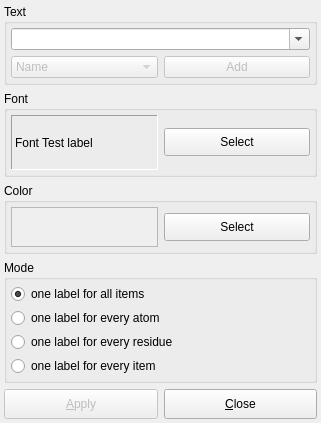
<?xml version="1.0" encoding="UTF-8"?>
<ui version="4.0">
 <class>LabelDialogData</class>
 <widget class="QDialog" name="LabelDialogData">
  <property name="geometry">
   <rect>
    <x>0</x>
    <y>0</y>
    <width>321</width>
    <height>423</height>
   </rect>
  </property>
  <property name="sizePolicy">
   <sizepolicy hsizetype="MinimumExpanding" vsizetype="MinimumExpanding">
    <horstretch>0</horstretch>
    <verstretch>0</verstretch>
   </sizepolicy>
  </property>
  <property name="minimumSize">
   <size>
    <width>0</width>
    <height>0</height>
   </size>
  </property>
  <property name="maximumSize">
   <size>
    <width>32767</width>
    <height>3000</height>
   </size>
  </property>
  <property name="windowTitle">
   <string>Create label</string>
  </property>
  <property name="sizeGripEnabled">
   <bool>false</bool>
  </property>
  <layout class="QGridLayout">
   <property name="leftMargin">
    <number>4</number>
   </property>
   <property name="topMargin">
    <number>4</number>
   </property>
   <property name="rightMargin">
    <number>4</number>
   </property>
   <property name="bottomMargin">
    <number>4</number>
   </property>
   <property name="spacing">
    <number>6</number>
   </property>
   <item row="3" column="0" colspan="2">
    <widget class="QGroupBox" name="mode_group">
     <property name="title">
      <string>Mode</string>
     </property>
     <layout class="QGridLayout">
      <property name="leftMargin">
       <number>4</number>
      </property>
      <property name="topMargin">
       <number>4</number>
      </property>
      <property name="rightMargin">
       <number>4</number>
      </property>
      <property name="bottomMargin">
       <number>4</number>
      </property>
      <property name="spacing">
       <number>4</number>
      </property>
      <item row="0" column="0">
       <widget class="QRadioButton" name="all_items">
        <property name="text">
         <string>one label for all items</string>
        </property>
        <property name="checked">
         <bool>true</bool>
        </property>
       </widget>
      </item>
      <item row="2" column="0">
       <widget class="QRadioButton" name="every_residue">
        <property name="text">
         <string>one label for every residue</string>
        </property>
       </widget>
      </item>
      <item row="3" column="0">
       <widget class="QRadioButton" name="every_item">
        <property name="text">
         <string>one label for every item</string>
        </property>
       </widget>
      </item>
      <item row="1" column="0">
       <widget class="QRadioButton" name="every_atom">
        <property name="text">
         <string>one label for every atom</string>
        </property>
       </widget>
      </item>
     </layout>
    </widget>
   </item>
   <item row="2" column="0" colspan="2">
    <widget class="QGroupBox" name="GroupBox1_2">
     <property name="title">
      <string>Color</string>
     </property>
     <layout class="QGridLayout">
      <property name="leftMargin">
       <number>4</number>
      </property>
      <property name="topMargin">
       <number>4</number>
      </property>
      <property name="rightMargin">
       <number>4</number>
      </property>
      <property name="bottomMargin">
       <number>4</number>
      </property>
      <property name="spacing">
       <number>6</number>
      </property>
      <item row="0" column="0">
       <widget class="QLabel" name="color_sample_">
        <property name="minimumSize">
         <size>
          <width>20</width>
          <height>40</height>
         </size>
        </property>
        <property name="toolTip">
         <string>Label Color</string>
        </property>
        <property name="autoFillBackground">
         <bool>true</bool>
        </property>
        <property name="frameShape">
         <enum>QFrame::StyledPanel</enum>
        </property>
        <property name="text">
         <string/>
        </property>
       </widget>
      </item>
      <item row="0" column="1">
       <widget class="QPushButton" name="edit_button">
        <property name="minimumSize">
         <size>
          <width>0</width>
          <height>28</height>
         </size>
        </property>
        <property name="toolTip">
         <string>Edit label color</string>
        </property>
        <property name="text">
         <string>Select</string>
        </property>
       </widget>
      </item>
     </layout>
    </widget>
   </item>
   <item row="1" column="0" colspan="2">
    <widget class="QGroupBox" name="GroupBox1_2_2">
     <property name="title">
      <string>Font</string>
     </property>
     <layout class="QGridLayout">
      <property name="leftMargin">
       <number>4</number>
      </property>
      <property name="topMargin">
       <number>4</number>
      </property>
      <property name="rightMargin">
       <number>4</number>
      </property>
      <property name="bottomMargin">
       <number>4</number>
      </property>
      <property name="spacing">
       <number>6</number>
      </property>
      <item row="0" column="0">
       <widget class="QLabel" name="font_label">
        <property name="sizePolicy">
         <sizepolicy hsizetype="MinimumExpanding" vsizetype="MinimumExpanding">
          <horstretch>0</horstretch>
          <verstretch>0</verstretch>
         </sizepolicy>
        </property>
        <property name="maximumSize">
         <size>
          <width>400</width>
          <height>190</height>
         </size>
        </property>
        <property name="font">
         <font>
          <pointsize>9</pointsize>
          <weight>50</weight>
          <italic>false</italic>
          <bold>false</bold>
          <underline>false</underline>
          <strikeout>false</strikeout>
         </font>
        </property>
        <property name="toolTip">
         <string>Font Preview</string>
        </property>
        <property name="frameShape">
         <enum>QFrame::Panel</enum>
        </property>
        <property name="frameShadow">
         <enum>QFrame::Sunken</enum>
        </property>
        <property name="text">
         <string>Font Test label</string>
        </property>
        <property name="alignment">
         <set>Qt::AlignVCenter</set>
        </property>
       </widget>
      </item>
      <item row="0" column="1">
       <widget class="QPushButton" name="font_button">
        <property name="sizePolicy">
         <sizepolicy hsizetype="MinimumExpanding" vsizetype="Fixed">
          <horstretch>0</horstretch>
          <verstretch>0</verstretch>
         </sizepolicy>
        </property>
        <property name="minimumSize">
         <size>
          <width>0</width>
          <height>28</height>
         </size>
        </property>
        <property name="toolTip">
         <string>Select the font</string>
        </property>
        <property name="text">
         <string>Select</string>
        </property>
       </widget>
      </item>
     </layout>
    </widget>
   </item>
   <item row="4" column="0">
    <widget class="QPushButton" name="apply_button_">
     <property name="enabled">
      <bool>false</bool>
     </property>
     <property name="minimumSize">
      <size>
       <width>0</width>
       <height>30</height>
      </size>
     </property>
     <property name="maximumSize">
      <size>
       <width>32767</width>
       <height>30</height>
      </size>
     </property>
     <property name="toolTip">
      <string>Add the label(s) for all highlighted items in the list of molecules</string>
     </property>
     <property name="text">
      <string>&amp;Apply</string>
     </property>
     <property name="shortcut">
      <string>Alt+A</string>
     </property>
     <property name="autoDefault">
      <bool>true</bool>
     </property>
     <property name="default">
      <bool>true</bool>
     </property>
    </widget>
   </item>
   <item row="4" column="1">
    <widget class="QPushButton" name="buttonCancel">
     <property name="minimumSize">
      <size>
       <width>0</width>
       <height>30</height>
      </size>
     </property>
     <property name="maximumSize">
      <size>
       <width>32767</width>
       <height>30</height>
      </size>
     </property>
     <property name="toolTip">
      <string>Close window without creating label</string>
     </property>
     <property name="text">
      <string>&amp;Close</string>
     </property>
     <property name="shortcut">
      <string>Alt+C</string>
     </property>
     <property name="autoDefault">
      <bool>true</bool>
     </property>
    </widget>
   </item>
   <item row="0" column="0" colspan="2">
    <widget class="QGroupBox" name="GroupBox1">
     <property name="title">
      <string>Text</string>
     </property>
     <layout class="QGridLayout">
      <property name="leftMargin">
       <number>4</number>
      </property>
      <property name="topMargin">
       <number>4</number>
      </property>
      <property name="rightMargin">
       <number>4</number>
      </property>
      <property name="bottomMargin">
       <number>4</number>
      </property>
      <property name="spacing">
       <number>6</number>
      </property>
      <item row="0" column="0" colspan="2">
       <widget class="QComboBox" name="text_box">
        <property name="enabled">
         <bool>true</bool>
        </property>
        <property name="minimumSize">
         <size>
          <width>0</width>
          <height>22</height>
         </size>
        </property>
        <property name="toolTip">
         <string>Enter a text here</string>
        </property>
        <property name="editable">
         <bool>true</bool>
        </property>
        <property name="autoCompletion">
         <bool>true</bool>
        </property>
        <property name="duplicatesEnabled">
         <bool>false</bool>
        </property>
       </widget>
      </item>
      <item row="1" column="0">
       <widget class="QComboBox" name="tag_box">
        <property name="enabled">
         <bool>false</bool>
        </property>
        <property name="minimumSize">
         <size>
          <width>0</width>
          <height>22</height>
         </size>
        </property>
        <property name="toolTip">
         <string>Select a special text tag to add</string>
        </property>
        <item>
         <property name="text">
          <string>Name</string>
         </property>
        </item>
        <item>
         <property name="text">
          <string>Residue ID</string>
         </property>
        </item>
        <item>
         <property name="text">
          <string>Atom Type</string>
         </property>
        </item>
        <item>
         <property name="text">
          <string>Atom Type Name</string>
         </property>
        </item>
        <item>
         <property name="text">
          <string>Atom Charge</string>
         </property>
        </item>
        <item>
         <property name="text">
          <string>Element</string>
         </property>
        </item>
       </widget>
      </item>
      <item row="1" column="1">
       <widget class="QPushButton" name="add_tag_button">
        <property name="enabled">
         <bool>false</bool>
        </property>
        <property name="toolTip">
         <string>Add the selected text tag</string>
        </property>
        <property name="text">
         <string>Add</string>
        </property>
       </widget>
      </item>
     </layout>
    </widget>
   </item>
  </layout>
 </widget>
 <layoutdefault spacing="6" margin="7"/>
 <tabstops>
  <tabstop>text_box</tabstop>
  <tabstop>tag_box</tabstop>
  <tabstop>add_tag_button</tabstop>
  <tabstop>font_button</tabstop>
  <tabstop>edit_button</tabstop>
  <tabstop>all_items</tabstop>
  <tabstop>every_atom</tabstop>
  <tabstop>every_residue</tabstop>
  <tabstop>every_item</tabstop>
  <tabstop>apply_button_</tabstop>
  <tabstop>buttonCancel</tabstop>
 </tabstops>
 <includes>
  <include location="global">BALL/COMMON/global.h</include>
 </includes>
 <resources/>
 <connections/>
</ui>
